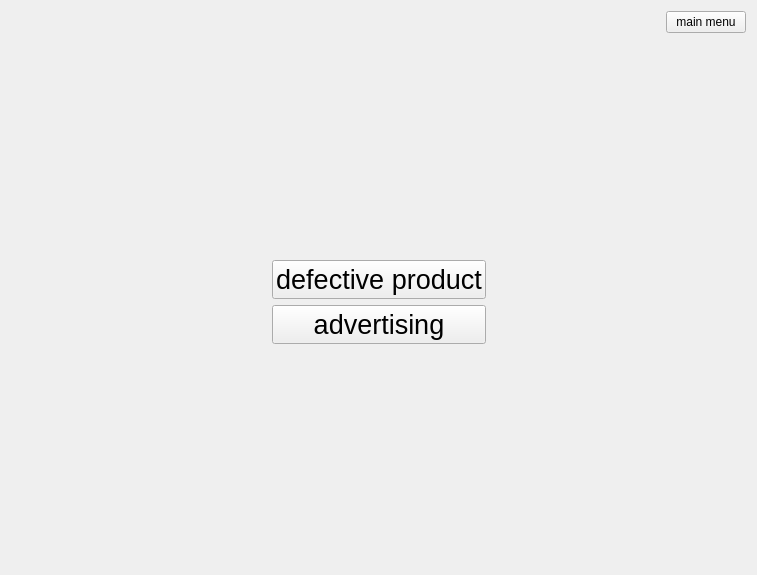
<?xml version="1.0" encoding="UTF-8"?>
<ui version="4.0">
 <class>AdditionalExpensesWindow</class>
 <widget class="QWidget" name="AdditionalExpensesWindow">
  <property name="geometry">
   <rect>
    <x>0</x>
    <y>0</y>
    <width>757</width>
    <height>575</height>
   </rect>
  </property>
  <property name="font">
   <font>
    <pointsize>20</pointsize>
   </font>
  </property>
  <property name="windowTitle">
   <string>Form</string>
  </property>
  <layout class="QVBoxLayout" name="verticalLayout_3">
   <item>
    <layout class="QVBoxLayout" name="verticalLayout_2">
     <item>
      <layout class="QHBoxLayout" name="horizontalLayout_2">
       <item>
        <spacer name="horizontalSpacer_3">
         <property name="orientation">
          <enum>Qt::Orientation::Horizontal</enum>
         </property>
         <property name="sizeHint" stdset="0">
          <size>
           <width>40</width>
           <height>20</height>
          </size>
         </property>
        </spacer>
       </item>
       <item>
        <widget class="QPushButton" name="menuPushButton">
         <property name="font">
          <font>
           <pointsize>9</pointsize>
          </font>
         </property>
         <property name="text">
          <string>main menu</string>
         </property>
        </widget>
       </item>
      </layout>
     </item>
     <item>
      <layout class="QHBoxLayout" name="horizontalLayout">
       <item>
        <spacer name="horizontalSpacer">
         <property name="orientation">
          <enum>Qt::Orientation::Horizontal</enum>
         </property>
         <property name="sizeHint" stdset="0">
          <size>
           <width>40</width>
           <height>20</height>
          </size>
         </property>
        </spacer>
       </item>
       <item>
        <layout class="QVBoxLayout" name="verticalLayout">
         <item>
          <spacer name="verticalSpacer_2">
           <property name="orientation">
            <enum>Qt::Orientation::Vertical</enum>
           </property>
           <property name="sizeHint" stdset="0">
            <size>
             <width>20</width>
             <height>40</height>
            </size>
           </property>
          </spacer>
         </item>
         <item>
          <widget class="QPushButton" name="defectiveProductPushButton">
           <property name="text">
            <string>defective product</string>
           </property>
          </widget>
         </item>
         <item>
          <widget class="QPushButton" name="advertisingPushButton">
           <property name="text">
            <string>advertising</string>
           </property>
          </widget>
         </item>
         <item>
          <spacer name="verticalSpacer">
           <property name="orientation">
            <enum>Qt::Orientation::Vertical</enum>
           </property>
           <property name="sizeHint" stdset="0">
            <size>
             <width>20</width>
             <height>40</height>
            </size>
           </property>
          </spacer>
         </item>
        </layout>
       </item>
       <item>
        <spacer name="horizontalSpacer_2">
         <property name="orientation">
          <enum>Qt::Orientation::Horizontal</enum>
         </property>
         <property name="sizeHint" stdset="0">
          <size>
           <width>40</width>
           <height>20</height>
          </size>
         </property>
        </spacer>
       </item>
      </layout>
     </item>
    </layout>
   </item>
  </layout>
 </widget>
 <resources/>
 <connections/>
</ui>
